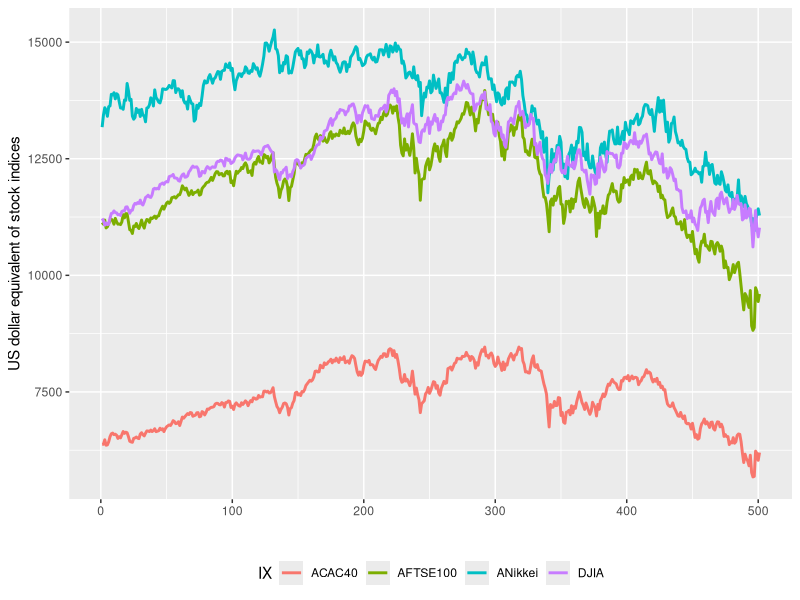
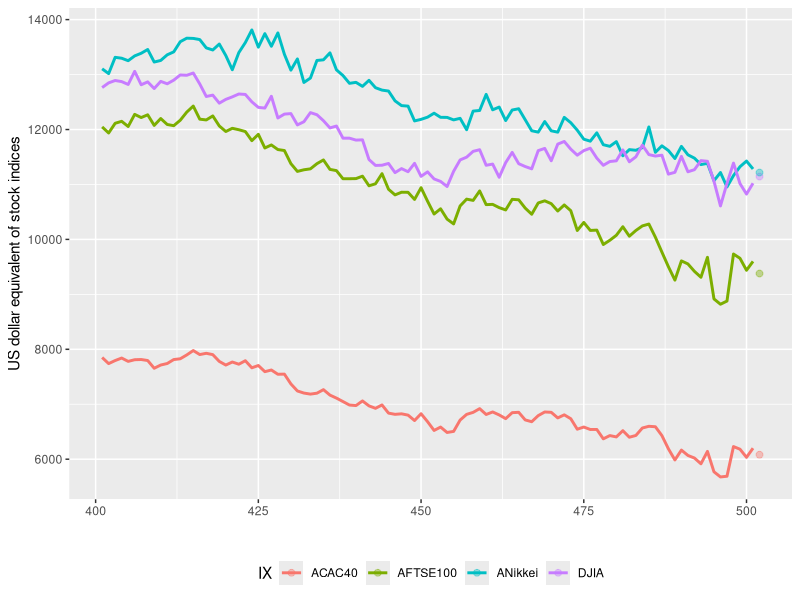
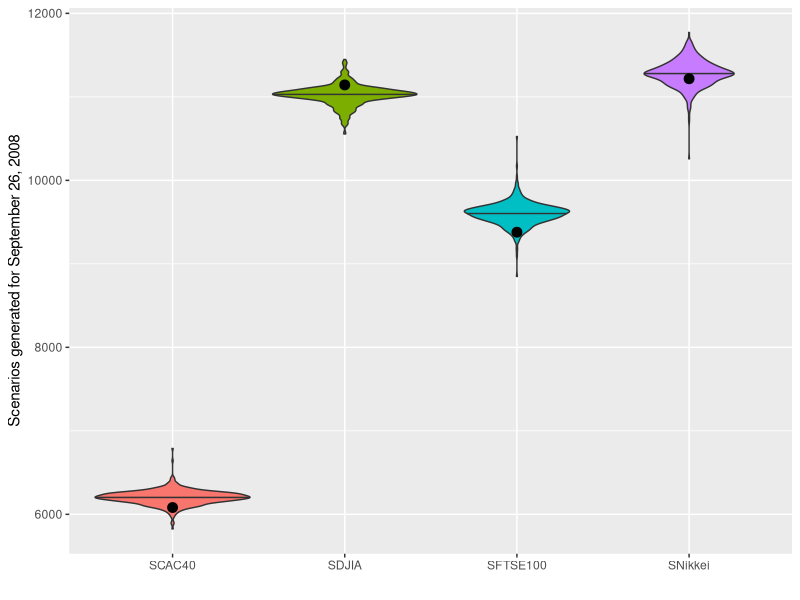
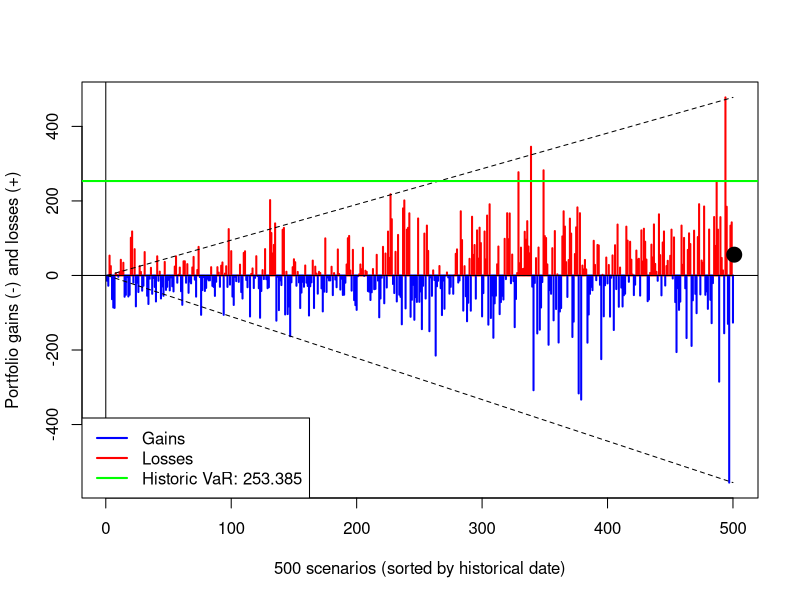
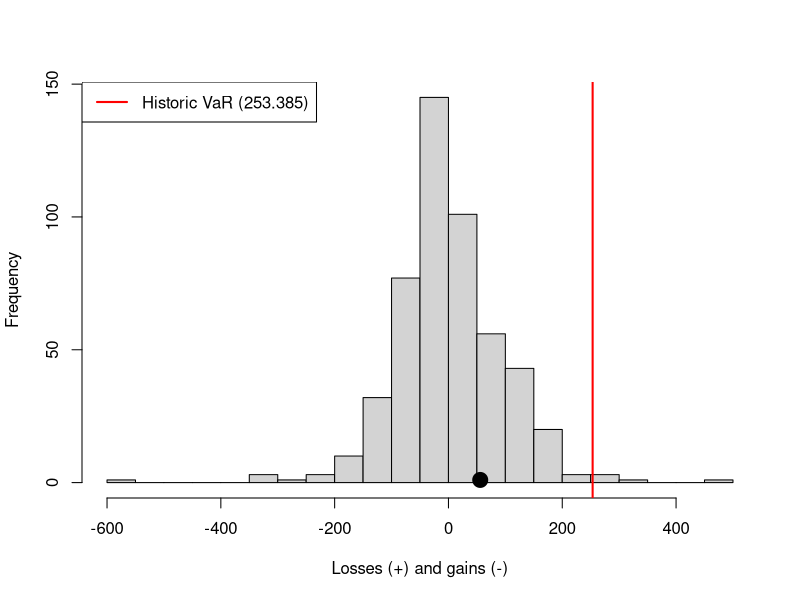
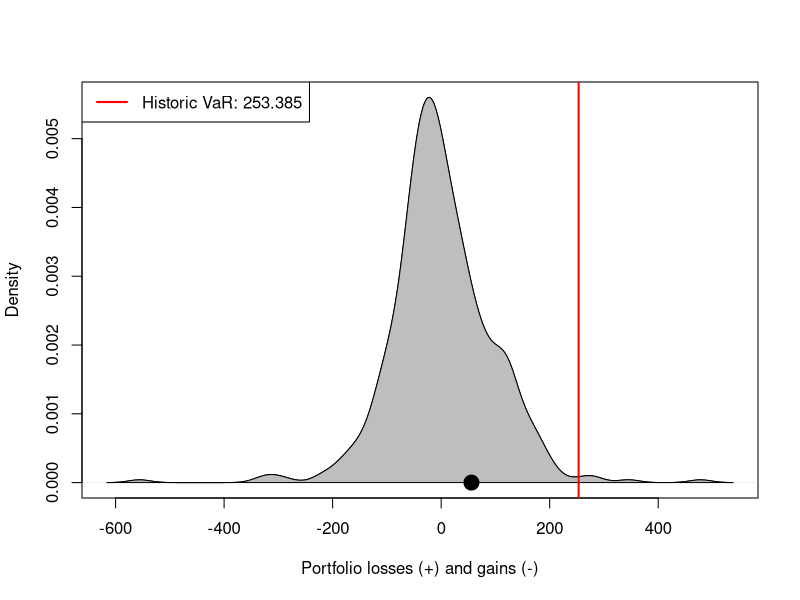
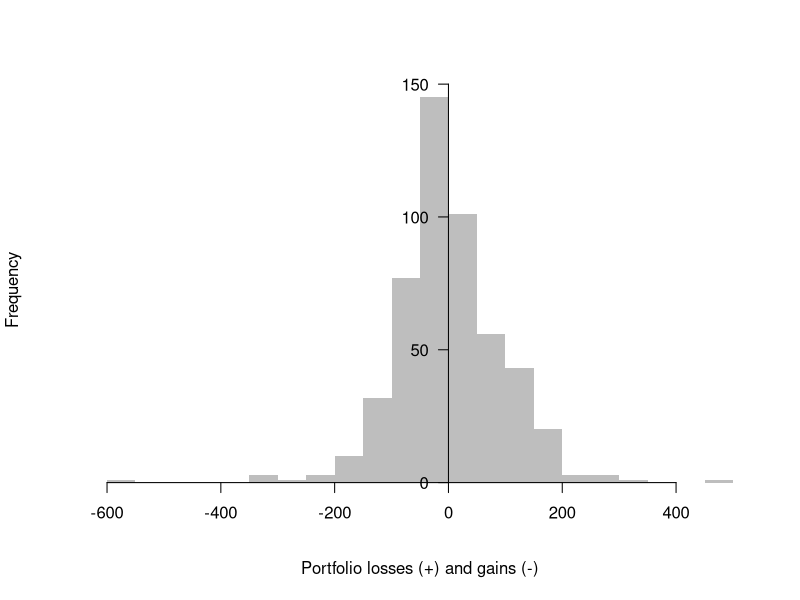
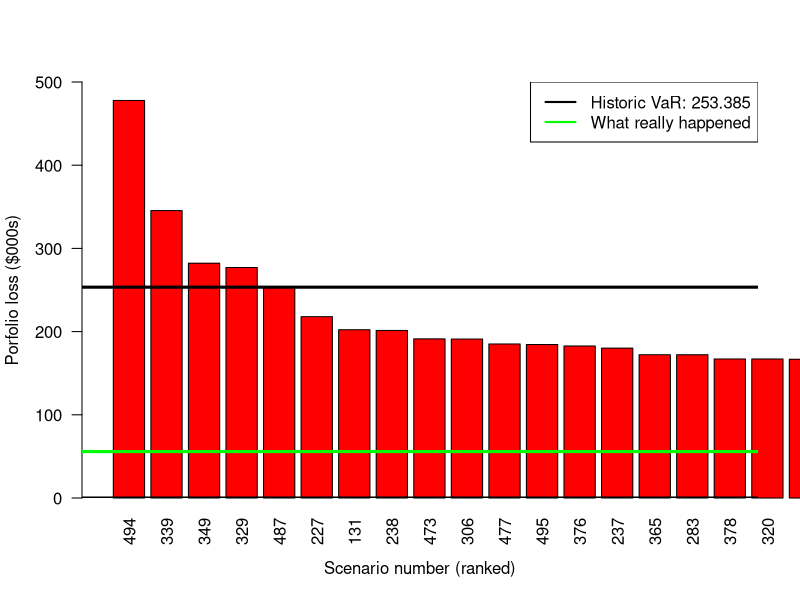

These charts were generated, in order, by the following R code:
## ---- chunk 1
rm(list=ls())
#library(zoo)
library(dplyr)
library(ggplot2)
library(tidyr)
## ---- chunk 2
df <- read.table("dataR.txt", sep = "", header = TRUE) 
## ---- chunk 3
head(df)
## ---- chunk 4
df.Adj <- df %>%
  mutate(Day = c(0:501)) %>%
  mutate(AFTSE100 = FTSE100 * USDGBP) %>%
  mutate(ACAC40 = CAC40 / EURUSD) %>%
  mutate(ANikkei = Nikkei / YENUSD)
## ---- chunk 5
df.Adj %>%
  select(Day, DJIA, AFTSE100, ACAC40, ANikkei) %>%
  slice(1, 2, 3, 4, 500, 501)
## ---- chunk 6
df.Adj %>%
  mutate(ANikkei = ANikkei*100) %>%
  mutate(obs = c(1:502)) %>%
  select(obs, DJIA, AFTSE100, ACAC40, ANikkei) %>%
  filter(obs < 502) %>%
  gather(IX, Adj, DJIA, AFTSE100, ACAC40, ANikkei) %>%
  mutate(IX = as.factor(IX)) %>%
  ggplot(aes(x = obs, y = Adj, col = IX)) +
  geom_line(size = 1) +
  labs(y = "US dollar equivalent of stock indices", x = "") +
  theme(legend.position = "bottom")
## ---- chunk 7
tomorrow <- df.Adj %>%
  mutate(ANikkei = ANikkei*100) %>%
  mutate(obs = c(1:502)) %>%
  select(obs, DJIA, AFTSE100, ACAC40, ANikkei) %>%
  filter(obs == 502) %>%
  gather(IX, Adj, DJIA, AFTSE100, ACAC40, ANikkei) %>%
  mutate(IX = as.factor(IX))

df.Adj %>%
  mutate(ANikkei = ANikkei*100) %>%
  mutate(obs = c(1:502)) %>%
  select(obs, DJIA, AFTSE100, ACAC40, ANikkei) %>%
  filter(obs > 400) %>%
  filter(obs < 502) %>%
  gather(IX, Adj, DJIA, AFTSE100, ACAC40, ANikkei) %>%
  mutate(IX = as.factor(IX)) %>%
  ggplot(aes(x = obs, y = Adj, col = IX)) +
  geom_line(size = 1) +
  geom_point(aes(obs, Adj), size = 2, alpha = 0.4, data = tomorrow) +
  labs(y = "US dollar equivalent of stock indices", x = "") +
  theme(legend.position = "bottom")
## ---- chunk 8
tomorrow
## ---- chunk 9
df.Adj %>%
  select(Day, DJIA, AFTSE100, ACAC40, ANikkei) %>%
  slice(1, 2, 3, 4, 500, 501)
## ---- chunk 10
df.Adj.S <- df.Adj %>%
  mutate(obs = c(0:501)) %>%
  mutate(SDJIA = DJIA[501] * (DJIA/lag(DJIA))) %>%
  mutate(SFTSE100 = AFTSE100[501] * (AFTSE100/lag(AFTSE100))) %>%
  mutate(SCAC40 = ACAC40[501] * (ACAC40/lag(ACAC40))) %>%
  mutate(SNikkei = ANikkei[501] * (ANikkei/lag(ANikkei)))

df.Adj.S %>%
  select(obs, SDJIA, SFTSE100, SCAC40, SNikkei) %>%
  slice(2, 3, 4, 500, 501)
## ---- chunk 11
levels(tomorrow$IX) <- list(SCAC40 = "ACAC40", SDJIA = "DJIA", 
                         SFTSE100 = "AFTSE100", SNikkei = "ANikkei")

df.Adj.S %>%
  mutate(SNikkei = SNikkei*100) %>%
  mutate(obs = c(1:502)) %>%
  select(obs, SDJIA, SFTSE100, SCAC40, SNikkei) %>%
  filter(obs < 502) %>%
  gather(IX, S, SDJIA, SFTSE100, SCAC40, SNikkei) %>%
  mutate(IX = as.factor(IX)) %>%
  ggplot(aes(x = IX, fill = IX)) +
  geom_violin(aes(IX, S), draw_quantiles = 0.5) +
  geom_point(aes(IX, Adj), size = 3,
             data = tomorrow, show.legend = FALSE) +
  labs(y = "Scenarios generated for September 26, 2008", x = "") +
  theme(legend.position = "none")
 
## ---- chunk 12
df.Adj.S <- df.Adj.S %>%
  mutate(p = (4000 * SDJIA / DJIA[501]) + # Investment portfolio value
             (3000 * SFTSE100 / AFTSE100[501]) + 
             (1000 * SCAC40 / ACAC40[501]) + 
             (2000 * SNikkei / ANikkei[501])) %>%
  mutate(l = 10000 - p) # Losses l

df.Adj.S %>%
  select(obs, SDJIA, SFTSE100, SCAC40, SNikkei, p, l) %>%
  slice(2, 3, 4, 500, 501)
## ---- chunk 13
l <- df.Adj.S %>%
  mutate(obs = c(0:501)) %>%
  select(obs, l) %>%
  filter(obs > 0 & obs < 501) %>%
  select(l) %>%
  unlist()

l.tomorrow <- df.Adj.S %>%
  mutate(obs = c(0:501)) %>%
  select(obs, l) %>%
  filter(obs == 501) %>%
  select(l) %>%
  unlist()
## ---- chunk 14
plot(l, type = "h", lwd = 2, 
     xlab = "500 scenarios (sorted by historical date)",
     ylab = "Portfolio gains (-) and losses (+)", 
     col = ifelse(l < 0, "blue", "red"))
points(501, l.tomorrow, pch = 19, cex = 2)
abline(0, 0)
abline(v = 0)
lines(seq(0, max(l, na.rm = TRUE), length.out = 500), lty = 2)
lines(seq(0, min(l, na.rm = TRUE), length.out = 500), lty = 2)
abline(h = 253.385, lwd = 2, col = "green")
legend("bottomleft", legend = c("Gains", "Losses", "Historic VaR: 253.385"),
       col = c("blue", "red", "green"), lty = 1, bg = "white", lwd = 2)
## ---- chunk 15
hist(l, 15, xlab = "Losses (+) and gains (-)", main = NULL)
points(l.tomorrow, 1, pch = 19, cex = 2)
abline(v = 253.385, col = "red", lwd = 2)
legend("topleft", legend = c("Historic VaR (253.385)"), col = "red", 
       bg = "white", lwd = 2)
## ---- chunk 16
densi <- density(l, na.rm = TRUE)
plot(densi, main = "", xlab = "Portfolio losses (+) and gains (-)")
polygon(densi, col = "grey", border = "black")
points(l.tomorrow, 0, pch = 19, cex = 2)
abline(v = 253.385, col = "red", lwd = 2)
legend("topleft", legend = c("Historic VaR: 253.385"), col = "red", 
       bg = "white", lwd = 2)
## ---- chunk 17
hist(l, 15, axes = F, lty = "blank", col = "grey", main = "",
     xlab = "Portfolio losses (+) and gains (-)")
axis(1, pos = 0)
axis(2, pos = 0, las = 1)
## ---- chunk 18
Table22.4 <- data.frame(scenario.number = order(l, decreasing = TRUE),
                        `loss in positive values` = 
                          l[order(l, decreasing = TRUE)])
head(Table22.4, 15)
## ---- chunk 19
tail(Table22.4)
## ---- chunk 20
VaR.hist <- 253.3850	
Results <- data.frame(VaR.method = "Historical simulation", 
                      VaR = VaR.hist)
Results
## ---- chunk 21
barplot(l[order(l, decreasing = TRUE)], 
        names.arg = order(l, decreasing = TRUE), ylim = c(0, 500), 
        xlim = c(0, 20), las = 2, cex.names = 1, ylab = "Porfolio loss ($000s)",
        col = "red", xlab = "Scenario number (ranked)")
abline(h = 253.385, lwd = 3)
abline(h = 0, lwd = 3)
abline(h = l.tomorrow, lwd = 3, col = "green")
legend("topright", legend = c("Historic VaR: 253.385", 
       "What really happened"), col = c("black", "green"), 
       bg = "white", lwd = 2)
## ---- chunk 22
VaR.hist.quantile <- quantile(l, 0.99)
VaR.hist.quantile
## ---- chunk 23
quantile(l, 1-(0.008016032))
## ---- chunk 24
quantile(l, 0.991983968)
## ---- chunk 25
quantile(l, 0.99)
## ---- chunk 26
plot(seq(from = 0.902, to = 1, by = 0.002), 
     quantile(l, seq(from = 0.902, to = 1, by = 0.002)), cex = 1.5,
     xlab = "Confidence level (vertical line at 99%)", ylab = "VaR")
abline(v = 0.99, lty = 2, lwd = 2)
abline(h = quantile(l, 0.99), col = "blue", lty = 2, lwd = 2)
abline(h = Table22.4[5, 2], col = "red", lty = 2, lwd = 2)
legend("topleft", legend = c("99% level", "Historic VaR (253.385)", 
                             "99% quantile VaR (218.3281)"),
       col = c("black", "red", "blue"), lty = 2, bg = "white", lwd = 2)
## ---- chunk 27
ci <- seq(0, 1, length.out = 500)
ind <- c(1:500)
tail(data.frame("quantile function" = quantile(l, ci), 
                "scenario number" = order(l),
                "sort losses" = sort(l)))
## ---- chunk 28
Results.updated <- Results %>%
  add_row(VaR.method = "Historical approximate quantile()", 
          VaR = VaR.hist.quantile) %>%
  arrange(desc(-VaR))
Results.updated
## ---- chunk 29
R <- df.Adj %>%
  select(Day, DJIA, AFTSE100, ACAC40, ANikkei) %>%
  mutate(RDJIA = (DJIA-lag(DJIA))/lag(DJIA)) %>%
  mutate(RFTSE100 = (AFTSE100-lag(AFTSE100))/lag(AFTSE100)) %>%
  mutate(RCAC40 = (ACAC40-lag(ACAC40))/lag(ACAC40)) %>%
  mutate(Nikkei = (ANikkei-lag(ANikkei))/lag(ANikkei)) %>%
  select(RDJIA, RFTSE100, RCAC40, Nikkei) %>%
  slice(-1)

R.tomorrow <- R %>%
  slice(501)

R <- R %>%
  slice(-501)
## ---- chunk 30
Rcor <- cor(R)
Table23.5 <- Rcor
Table23.5
## ---- chunk 31
Rcov <- cov(R)
Table23.6 <- Rcov
Table23.6
## ---- chunk 32
Rsd <- apply(R, 2, sd)
alpha <- c(4000, 3000, 1000, 2000)
(Pvar <- t(alpha) %*% Rcov %*% alpha) # equation in page 506 (chapter 22)
## ---- chunk 33
(Psd <- Pvar^0.5)
## ---- chunk 34
(VaR.ew <- qnorm(0.99, 0, 1) * Psd)
## ---- chunk 35
Results.updated <- Results.updated %>%
  add_row(VaR.method = "Model building equally weighted", 
          VaR = VaR.ew) %>%
  arrange(desc(-VaR))
Results.updated
## ---- chunk 36
# Model building example -- EWMA
covEWMA <-
  function(factors, lambda = 0.96, return.cor = FALSE) {
    factor.names  = colnames(factors)
    t.factor      = nrow(factors)
    k.factor      = ncol(factors)
    factors       = as.matrix(factors)
    t.names       = rownames(factors)

    cov.f.ewma = array(,c(t.factor, k.factor, k.factor))
    cov.f = var(factors)  # unconditional variance as EWMA at time = 0
    FF = (factors[1, ] - mean(factors)) %*% t(factors[1,] - mean(factors))
    cov.f.ewma[1,,] = (1 - lambda) * FF  + lambda * cov.f
    for (i in 2:t.factor) {
    FF = (factors[i, ] - mean(factors)) %*% t(factors[i, ] - mean(factors))
    cov.f.ewma[i,,] = (1 - lambda) * FF  + lambda * cov.f.ewma[(i-1),,]
    }
    dimnames(cov.f.ewma) = list(t.names, factor.names, factor.names)

    if(return.cor) {
      cor.f.ewma = cov.f.ewma
      for (i in 1:dim(cor.f.ewma)[1]) {
        cor.f.ewma[i, , ] = cov2cor(cov.f.ewma[i, ,])
      }
      return(cor.f.ewma)
    } else {
      return(cov.f.ewma)
    }
  }
## ---- chunk 37
Rdf <- as.data.frame(R)
C <- covEWMA(Rdf, lambda = 0.94)[500,,] 
Table23.7 <- C
Table23.7
## ---- chunk 38
(Pvar_EWMA <- t(alpha) %*% C %*% alpha)
## ---- chunk 39
(Psd_EWMA <- Pvar_EWMA^0.5)
## ---- chunk 40
(VaR.ewma <- qnorm(0.99, 0, 1) * Psd_EWMA)
## ---- chunk 41
Results.updated <- Results.updated %>%
  add_row(VaR.method = "Model building equally EWMA", 
          VaR = VaR.ewma) %>%
  arrange(desc(-VaR))
Results.updated
## ---- chunk 42
Table23.8 <- data.frame(Rsd * 100, diag(C)^0.5 * 100)
colnames(Table23.8) <- c("Equal weighting", "EWMA")
rownames(Table23.8) <- c("DJIA", "FTSE 100", "CAC 40", "Nikkei 225")
t(Table23.8)
## ---- chunk 43
W_hull <- alpha / 10000
W_hullt <- data.frame(W_hull)
rownames(W_hullt) <- c("DJIA", "FTSE 100", "CAC 40", "Nikkei 225")
#kable(t(W_hullt), caption = "Original (and presumible sub-optimal) Hull's
#      portfolio weights.", digits = 4) |>
#kable_styling(latex_options = "HOLD_position")
t(W_hullt)
## ---- chunk 44
# Further extension: propose an optimal allocation of resources
R <- R * 100
R.tomorrow <- R.tomorrow * 100
stocks<- c("DJIA", "FTSE100", "CAC40", "Nikkei")
sigma <- var(R)
sd <- diag(sigma)^0.5
E <- colMeans(R)
E.tomorrow <- colMeans(R.tomorrow)
ones <- abs(E / E)
a <- c(t(ones) %*% solve(sigma) %*% ones)
b <- c(t(ones) %*% solve(sigma) %*% E)
c <- c(t(E) %*% solve(sigma) %*% E)
d <- c(a * c - (b^2))
g <- c(solve(sigma) %*% (c * ones - b * E) / d)
h <- c(solve(sigma) %*% (a * E - b * ones) / d)
ER <- seq(from = -0.3, to = 0.3, by = 0.0001)
S <- ER
W <- matrix(0, nrow = length(ER), ncol = length(stocks))
for(i in 1:length(ER)){
  W[i,] <- g + h * ER[i]
  ER[i] <- W[i,] %*% E
  S[i] <- (t(W[i,]) %*% sigma %*% W[i, ])^0.5
  }
W_min <- (solve(sigma) %*% ones) / a
R_min <- c(t(W_min) %*% E)
R_min.realized <- c(t(W_min) %*% E.tomorrow)
S_min <- c(t(W_min) %*% sigma %*% W_min)^0.5
# Allocation to mimic the return of the CAC40 but with lower risk
W.cac40 <- g + h * E[3]
R_cac40 <- c(t(W.cac40) %*% E)
R_cac40.realized <- c(t(W.cac40) %*% E.tomorrow)
S_cac40 <- c(t(W.cac40) %*% sigma %*% W.cac40)^0.5
R_hull.realized = c(t(W_hull) %*% E.tomorrow)
## ---- chunk 45
W <- data.frame(W_hull, W_min, W.cac40, c(0.25,0.25,0.25,0.25))
rownames(W) <- c("DJIA", "FTSE 100", "CAC 40", "Nikkei 225")
colnames(W) <- c("Hull (original weights)", "minimum variance (Martín)", "CAC 40 target return", "naive (1/N)")
#kable(t(W), caption = "Four different weights alternatives.",
#      digits = 4) |>
#kable_styling(latex_options = "HOLD_position")
t(W)
## ---- chunk 46
W_hull <- alpha / 10000
R_hull <- c(t(W_hull) %*% E)
S_hull <- c(t(W_hull) %*% sigma %*% W_hull)^0.5

plot(S, ER, type = "l", lwd = 2, xlim = c(0.7, 1.6), ylim = c(-0.022, 0.005),
     ylab = "Expected return", xlab = "Standard deviation")
points(diag(sigma)^0.5, E)
abline(0, R_hull / S_hull, lty = 3, col = "blue")
abline(0, R_min / S_min, lty = 3, col = "red")
points(S_min, R_min, col = "red", pch = 19, cex = 2)
abline(0, 0, lty = 3)
text(S_min, R_min, "Martin's
     alpha", pos = 2, cex = 0.8)
text(sd, E, stocks, adj = -0.5, cex = 0.8)
points(S_hull, R_hull, col = "blue", pch = 19, cex = 2)
text(S_hull, R_hull, "Hull's alpha", adj = -0.3, cex = 0.8, pos = 1)
legend("bottomleft", legend = c("DJ=0.4, FTSE=0.3, CAC=0.1, Nikkei=0.2",
                            "DJ=0.56, FTSE=0.038, CAC=0.022, Nikkei=0.38"),
       col = c("blue","red"), pch = 19, bg = "white", cex = 0.8)
## ---- chunk 47
(R_min.realized <- c(t(W_min) %*% E.tomorrow))
(R_hull.realized = c(t(W_hull) %*% E.tomorrow))
## ---- chunk 48
W_hull <- alpha / 10000
R_hull <- c(t(W_hull) %*% E)
S_hull <- c(t(W_hull) %*% sigma %*% W_hull)^0.5

W_1N <- c(0.25,0.25,0.25,0.25)
R_1N <- c(t(W_1N) %*% E)
S_1N <- c(t(W_1N) %*% sigma %*% W_1N)^0.5

plot(S, ER, type = "l", lwd = 2, xlim = c(0.7, 1.6), ylim = c(-0.022, 0.005),
     ylab = "Expected return", xlab = "Standard deviation")
points(diag(sigma)^0.5, E)
abline(0, R_hull / S_hull, lty = 3, col = "blue")
abline(0, R_min / S_min, lty = 3, col = "red")
abline(0, R_1N / S_1N, lty = 3, col = "purple")
points(S_min, R_min, col = "red", pch = 19, cex = 2)
points(S_1N, R_1N, col = "purple", pch = 19, cex = 2)
abline(0, 0, lty = 3)
text(S_min, R_min, "Martin's
     alpha", pos = 2, cex = 0.8)
text(sd, E, stocks, adj = -0.5, cex = 0.8)
points(S_hull, R_hull, col = "blue", pch = 19, cex = 2)
text(S_hull, R_hull, "Hull's alpha", adj = -0.3, cex = 0.8, pos = 1)
text(S_1N, R_1N, "1/N alpha", adj = -0.3, cex = 0.8, pos = 3)
legend("bottomleft",
       legend = c("Hull: DJ=0.4, FTSE=0.3, CAC=0.1, Nikkei=0.2",
"Martin: DJ=0.56, FTSE=0.038, CAC=0.022, Nikkei=0.38",
"1/N: DJ=0.25, FTSE=0.25, CAC=0.25, Nikkei=0.25"),
       col = c("blue","red", "purple"), pch = 19, bg = "white", cex = 0.8)
## ---- chunk 49
set.seed <- 1
M <- rnorm(10000, R_min, S_min)
hist(M, 100, xlim = c(-4, 4), ylim = c(0, 450), main = "")
abline(v = R_min.realized, col = "blue", lwd = 3)
abline(v = quantile(M, 0.025), lty = 2)
abline(v = quantile(M, 0.975), lty = 2)
## ---- chunk 50
set.seed = 1
H = rnorm(10000, R_hull, S_hull)
hist(H,100, xlim = c(-4, 4), ylim = c(0, 450), main = "")
abline(v = R_hull.realized, col = "blue", lwd = 3)
abline(v = quantile(H, 0.025), lty = 2)
abline(v = quantile(H, 0.975), lty = 2)
## ---- chunk 51
set.seed <- 1
Ca <- rnorm(10000, R_cac40, S_cac40)
hist(Ca, 100, xlim = c(-4, 4), ylim = c(0, 450), main = "")
abline(v = R_cac40.realized, col = "blue", lwd = 3)
abline(v = quantile(C, 0.025), lty = 2)
abline(v = quantile(C, 0.975), lty = 2)
## ---- chunk 52
plot(S, ER, type = "l", lwd = 2, xlim = c(0.7, 1.6),
     ylim = c(-0.022, 0.007), ylab = "Expected return",
     xlab = "Standard deviation")
points(diag(sigma)^0.5, E)
abline(0, 0, lty = 3)
points(S_cac40, R_cac40, col = "red", pch = 19, cex = 2)
points(0.68, R_cac40.realized, col = "red", pch = 15, cex = 2)
text(S_cac40, R_cac40, "CAC40
     expected return", pos = 2, cex = 0.8)
text(sd,E,stocks,adj=-0.5,cex=0.8)
W_hull = alpha / 10000
R_hull = c(t(W_hull) %*% E)
S_hull = c(t(W_hull) %*% sigma %*% W_hull)^0.5
points(S_hull, R_hull, col = "blue", pch = 19, cex = 2)
points(0.68, R_hull.realized, col = "blue", pch = 15, cex = 2)
abline(0,R_hull / S_hull, lty = 3, col = "blue")
abline(0,R_cac40 / S_cac40, lty = 3, col = "red")
abline(0,E[3] / sd[3], lty = 3)
abline(v = S_cac40, lty = 3)
text(S_hull, R_hull, "Hull's alpha", adj = -0.3, cex = 0.8, pos = 1)
legend("bottomleft", legend = c("DJ=0.4, FTSE=0.3, CAC=0.1, Nikkei=0.2",
                          "DJ=0.607, FTSE=-0.403, CAC=0.459, Nikkei=0.336"),
       col = c("blue", "red"), pch = 19, bg = "white", cex = 0.8)
## ---- chunk 53
(R_min.realized)
(R_hull.realized)
(R_cac40.realized)
## ---- chunk 54
# Model building approach, equally weighted.
alpha2 <- c(W_min * 10000)
alpha3 <- c(W.cac40 * 10000)
# This is the minimum variance optimal portfolio.
Pvar2 <- t(alpha2) %*% Rcov %*% alpha2
Psd2 <- Pvar2^0.5
VaR.ew.optimal <- qnorm(0.99, 0, 1) * Psd2
# This is optimal portfolio targeting the CAC 40 expected return.
Pvar3 <- t(alpha3) %*% Rcov %*% alpha3
Psd3 <- Pvar3^0.5
VaR.ew.optimal.cac <- qnorm(0.99, 0, 1) * Psd3
## ---- chunk 55
Results.updated <- Results.updated %>%
  add_row(VaR.method = 
            c("Model building equally weighted minimum variance weights", 
              "Model building equally weighted targeting CAC40"), 
          VaR = c(VaR.ew.optimal, VaR.ew.optimal.cac)) %>%
  arrange(desc(-VaR))
Results.updated
## ---- chunk 56
Pvar2_EWMA <- t(alpha2) %*% C %*% alpha2
Psd2_EWMA <- Pvar2_EWMA^0.5
VaR.ewma.optimal <- qnorm(0.99, 0, 1) * Psd2_EWMA
VaR.ewma.optimal
Pvar3_EWMA <- t(alpha3) %*% C %*% alpha3
Psd3_EWMA <- Pvar3_EWMA^0.5
VaR.ewma.optimal.cac <- qnorm(0.99, 0, 1) * Psd3_EWMA
VaR.ewma.optimal.cac
## ---- chunk 57
Results.updated <- Results.updated %>%
  add_row(VaR.method = 
            c("Model building EWMA minimum variance weights", 
              "Model building EWMA targeting CAC40"), 
          VaR = c(VaR.ewma.optimal, VaR.ewma.optimal.cac)) %>%
  arrange(desc(-VaR))
Results.updated
## ---- chunk 58
df.Adj.S <- df.Adj.S %>%
  mutate(p2 = (alpha2[1] * SDJIA / DJIA[501]) + # Investment portfolio value
             (alpha2[2] * SFTSE100 / AFTSE100[501]) + 
             (alpha2[3] * SCAC40 / ACAC40[501]) + 
             (alpha2[4] * SNikkei / ANikkei[501])) %>%
  mutate(l2 = 10000 - p2) %>% # Losses l
  mutate(p3 = (alpha3[1] * SDJIA / DJIA[501]) + # Investment portfolio value
             (alpha3[2] * SFTSE100 / AFTSE100[501]) + 
             (alpha3[3] * SCAC40 / ACAC40[501]) + 
             (alpha3[4] * SNikkei / ANikkei[501])) %>%
  mutate(l3 = 10000 - p3) # Losses l
## ---- chunk 59
l2 <- df.Adj.S %>%
  filter(obs > 0 & obs < 501) %>%
  select(l2) %>%
  unlist()

l2.tomorrow <- df.Adj.S %>%
  filter(obs == 501) %>%
  select(l2) %>%
  unlist()

l3 <- df.Adj.S %>%
  filter(obs > 0 & obs < 501) %>%
  select(l3) %>%
  unlist()

l3.tomorrow <- df.Adj.S %>%
  filter(obs == 501) %>%
  select(l3) %>%
  unlist()
## ---- chunk 60
plot(l, type = "h", ylim = c(-600, 600), lwd = 2,
     xlab = "500 scenarios (sorted by historical date)",
ylab = "Gains (-) and losses (+)", col = ifelse(l < 0, "blue", "red"))
abline(0, 0)
abline(v = 0)
abline(h = max(l), lty = 2)
abline(h = min(l), lty = 2)
## ---- chunk 61
sort(l)[496]
## ---- chunk 62
plot(l2, type = "h", ylim = c(-600, 600), lwd = 2,
     xlab = "500 scenarios (sorted by historical date)",
     ylab = "Gains (-) and losses (+)", col = ifelse(l2 < 0, "blue", "red"))
abline(0, 0)
abline(v = 0)
abline(h = max(l2), lty = 2)
abline(h = min(l2), lty = 2)
## ---- chunk 63
sort(l2)[496]
## ---- chunk 64
plot(l3, type = "h", ylim = c(-600, 600), lwd = 2,
     xlab = "500 scenarios (sorted by historical date)",
     ylab = "Gains (-) and losses (+)", col = ifelse(l3 < 0, "blue", "red"))
abline(0, 0)
abline(v = 0)
abline(h = max(l3), lty = 2)
abline(h = min(l3), lty = 2)
## ---- chunk 65
sort(l3)[496]
## ---- chunk 66
par(mfrow=c(1, 3), oma = c(0, 0, 2, 0))
par(pty = "s")
plot(l, type = "h", ylim = c(-600, 600), lwd = 2, xlab = "",
     main = "Hull original case.", ylab = "Gains (-) and losses (+)",
     col = ifelse(l < 0, "blue", "red"))
abline(0, 0)
abline(v = 0)
abline(h = max(l), lty = 2)
abline(h = min(l), lty = 2)
plot(l2, type = "h", ylim = c(-600, 600), lwd = 2,
     main = "Minimum variance.",
     xlab = "500 scenarios sorted by historical date.", ylab = "",
     col = ifelse(l2 < 0, "blue", "red"))
abline(0, 0)
abline(v = 0)
abline(h = max(l2), lty = 2)
abline(h = min(l2), lty = 2)
plot(l3, type = "h", ylim = c(-600, 600), lwd = 2, xlab = "",
     main = "Optimal targeting CAC 40.", ylab = "",
     col = ifelse(l3 < 0, "blue", "red"))
abline(0, 0)
abline(v = 0)
abline(h = max(l3), lty = 2)
abline(h = min(l3), lty = 2)
## ---- chunk 67
lq <- quantile(l, c(0.25, 0.5, 0.75))
lq2 <- quantile(l2, c(0.25, 0.5, 0.75))
lq3 <- quantile(l3, c(0.25, 0.5, 0.75))
ll <- data.frame(lq, lq2, lq3)
colours <- c("red", "orange", "blue")
## ---- chunk 68
barplot(as.matrix(t(ll)), beside = TRUE, col = colours, ylim = c(-60, 60),
        xlab = "Quantiles", ylab = "Gains (-) and Losses (+)")
legend("topleft", c("Hull original","Optimal minvar",
                    "Replicating CAC40 ER"), cex = 1.3, bty = "n",
       fill = colours)
